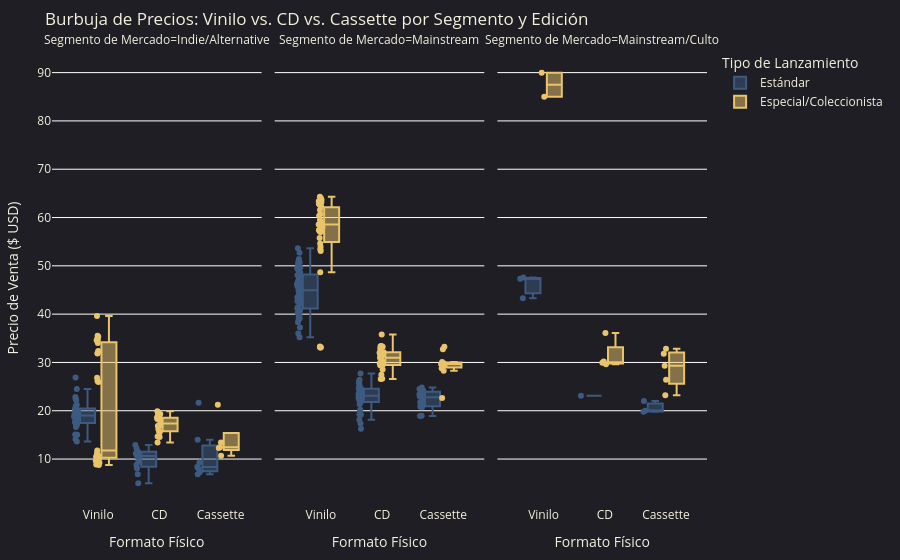

Notebook cell for this chart:
### Markdown cell above
### Box Plot Interactivo: Vinilo vs. CD vs. Cassette (Estándar vs. Especial)

### Code cell
fig_box = px.box(
    df_albumes,
    x="formato",
    y="precio_actual",
    color="tipo_edicion",
    facet_col="categoria",
    points="all",
    color_discrete_map={
        "Estándar": "#3D5A80",
        "Especial/Coleccionista": "#E9C46A"
    },
    title="Burbuja de Precios: Vinilo vs. CD vs. Cassette por Segmento y Edición",
    labels={
        "formato": "Formato Físico",
        "precio_actual": "Precio de Venta ($ USD)",
        "tipo_edicion": "Tipo de Lanzamiento",
        "categoria": "Segmento de Mercado"
    },
    hover_data=["artista", "album", "demanda_aesthetic"]
)

fig_box.update_layout(
    paper_bgcolor="#1E1E24",
    plot_bgcolor="#1E1E24",
    font=dict(color="#F4F1DE"),
    margin=dict(l=40, r=40, t=50, b=40)
)
fig_box.show()

### Figure 1 — Plotly figure (JSON) as saved in the notebook; plotly's stock layout.template omitted (floating-point values rounded to 4 significant figures; data arrays with more than 128 entries replaced by an {"elided": "..."} marker saying what was removed)
{"data": [{"alignmentgroup": "True", "boxpoints": "all", "customdata": {"elided": "51x3 mixed values"}, "hovertemplate": "Tipo de Lanzamiento=Estándar<br>Segmento de Mercado=Indie/Alternative<br>Formato Físico=%{x}<br>Precio de Venta ($ USD)=%{y}<br>artista=%{customdata[0]}<br>album=%{customdata[1]}<br>demanda_aesthetic=%{customdata[2]}<extra></extra>", "legendgroup": "Estándar", "marker": {"color": "#3D5A80"}, "name": "Estándar", "notched": false, "offsetgroup": "Estándar", "orientation": "v", "showlegend": true, "type": "box", "x": ["Vinilo", "CD", "Vinilo", "Cassette", "CD", "CD", "Vinilo", "Vinilo", "Cassette", "Cassette", "Cassette", "CD", "CD", "Vinilo", "CD", "Vinilo", "CD", "Vinilo", "Vinilo", "Cassette", "Vinilo", "Vinilo", "Vinilo", "CD", "Vinilo", "Vinilo", "Vinilo", "Vinilo", "Vinilo", "CD", "Vinilo", "Vinilo", "CD", "Vinilo", "Vinilo", "Cassette", "Vinilo", "Vinilo", "Vinilo", "Vinilo", "Cassette", "CD", "Vinilo", "Vinilo", "Vinilo", "Vinilo", "Vinilo", "CD", "Vinilo", "Vinilo", "Vinilo"], "x0": " ", "xaxis": "x", "y": [20.43, 10.68, 15.03, 14.01, 9.39, 11.15, 19.12, 14.09, 8.12, 6.83, 21.67, 11.61, 8.02, 22.87, 12.17, 17.1, 8.77, 26.87, 21.05, 7.27, 17.19, 19.71, 21.23, 11.37, 18.95, 24.51, 17.69, 13.61, 19.78, 12.89, 20.17, 20.24, 6.85, 20.54, 17.69, 9.28, 17.28, 18.74, 19.33, 16.63, 8.34, 10.54, 18.89, 18.59, 18.09, 18.13, 15.1, 5.0, 22.16, 22.49, 19.17], "y0": " ", "yaxis": "y"}, {"alignmentgroup": "True", "boxpoints": "all", "customdata": {"elided": "107x3 mixed values"}, "hovertemplate": "Tipo de Lanzamiento=Estándar<br>Segmento de Mercado=Mainstream<br>Formato Físico=%{x}<br>Precio de Venta ($ USD)=%{y}<br>artista=%{customdata[0]}<br>album=%{customdata[1]}<br>demanda_aesthetic=%{customdata[2]}<extra></extra>", "legendgroup": "Estándar", "marker": {"color": "#3D5A80"}, "name": "Estándar", "notched": false, "offsetgroup": "Estándar", "orientation": "v", "showlegend": false, "type": "box", "x": ["Vinilo", "Vinilo", "Vinilo", "Vinilo", "Vinilo", "Cassette", "Vinilo", "CD", "CD", "Cassette", "Vinilo", "CD", "CD", "Vinilo", "Cassette", "CD", "Vinilo", "Vinilo", "Vinilo", "Vinilo", "Vinilo", "Cassette", "Vinilo", "CD", "CD", "Vinilo", "Vinilo", "Vinilo", "CD", "Vinilo", "Vinilo", "CD", "CD", "Cassette", "Cassette", "Vinilo", "CD", "Vinilo", "Vinilo", "CD", "CD", "Vinilo", "CD", "Vinilo", "Vinilo", "Cassette", "Vinilo", "Vinilo", "Cassette", "Vinilo", "Vinilo", "CD", "Vinilo", "Cassette", "Vinilo", "CD", "Vinilo", "Vinilo", "CD", "Vinilo", "Vinilo", "CD", "Vinilo", "Vinilo", "CD", "CD", "Vinilo", "Vinilo", "CD", "Cassette", "Cassette", "Cassette", "CD", "Cassette", "Vinilo", "Vinilo", "Cassette", "CD", "CD", "Vinilo", "Cassette", "Cassette", "Vinilo", "CD", "Vinilo", "Vinilo", "Vinilo", "Vinilo", "CD", "Cassette", "Vinilo", "Cassette", "CD", "Vinilo", "Vinilo", "Vinilo", "CD", "CD", "CD", "CD", "Vinilo", "CD", "Vinilo", "CD", "Cassette", "CD", "Cassette"], "x0": " ", "xaxis": "x2", "y": [44.83, 43.32, 40.33, 41.48, 50.15, 22.93, 48.62, 22.54, 23.38, 20.81, 42.21, 26.41, 25.67, 39.78, 21.7, 17.36, 43.14, 52.7, 50.69, 40.85, 44.04, 22.93, 46.57, 21.8, 22.96, 49.21, 39.51, 43.43, 23.16, 47.99, 46.26, 24.44, 26.04, 21.63, 24.04, 51.4, 22.95, 43.12, 38.3, 18.15, 23.24, 45.91, 22.31, 46.16, 42.59, 22.7, 40.25, 50.81, 21.04, 40.11, 49.63, 24.68, 46.63, 24.51, 35.21, 24.31, 46.61, 41.24, 19.2, 44.96, 39.03, 22.71, 49.67, 49.49, 24.49, 24.53, 53.64, 46.72, 19.16, 20.81, 18.91, 22.02, 16.26, 24.0, 40.4, 43.52, 22.97, 23.5, 23.63, 45.34, 23.82, 24.83, 46.78, 25.32, 39.08, 48.05, 48.8, 35.98, 19.87, 18.97, 47.17, 24.16, 27.73, 37.25, 42.72, 43.18, 24.81, 23.01, 20.18, 22.99, 49.62, 21.32, 45.68, 22.16, 23.42, 24.81, 20.72], "y0": " ", "yaxis": "y2"}, {"alignmentgroup": "True", "boxpoints": "all", "customdata": [["Marilyn Manson #20", "Antichrist Superstar Vol. 1", 8.46], ["Marilyn Manson #119", "Antichrist Superstar Vol. 1", 9.16], ["Marilyn Manson #138", "Antichrist Superstar Vol. 2", 8.96], ["Marilyn Manson #232", "Antichrist Superstar Vol. 3", 8.16], ["Marilyn Manson #233", "Antichrist Superstar Vol. 3", 8.88], ["Marilyn Manson #279", "Antichrist Superstar Vol. 3", 8.26], ["Marilyn Manson #292", "Antichrist Superstar Vol. 1", 7.36]], "hovertemplate": "Tipo de Lanzamiento=Estándar<br>Segmento de Mercado=Mainstream/Culto<br>Formato Físico=%{x}<br>Precio de Venta ($ USD)=%{y}<br>artista=%{customdata[0]}<br>album=%{customdata[1]}<br>demanda_aesthetic=%{customdata[2]}<extra></extra>", "legendgroup": "Estándar", "marker": {"color": "#3D5A80"}, "name": "Estándar", "notched": false, "offsetgroup": "Estándar", "orientation": "v", "showlegend": false, "type": "box", "x": ["Cassette", "Cassette", "Vinilo", "CD", "Vinilo", "Vinilo", "Cassette"], "x0": " ", "xaxis": "x3", "y": [19.8, 22.01, 47.3, 23.11, 47.57, 43.3, 20.0], "y0": " ", "yaxis": "y3"}, {"alignmentgroup": "True", "boxpoints": "all", "customdata": {"elided": "53x3 mixed values"}, "hovertemplate": "Tipo de Lanzamiento=Especial/Coleccionista<br>Segmento de Mercado=Indie/Alternative<br>Formato Físico=%{x}<br>Precio de Venta ($ USD)=%{y}<br>artista=%{customdata[0]}<br>album=%{customdata[1]}<br>demanda_aesthetic=%{customdata[2]}<extra></extra>", "legendgroup": "Especial/Coleccionista", "marker": {"color": "#E9C46A"}, "name": "Especial/Coleccionista", "notched": false, "offsetgroup": "Especial/Coleccionista", "orientation": "v", "showlegend": true, "type": "box", "x": ["CD", "CD", "Vinilo", "Vinilo", "Cassette", "Vinilo", "CD", "Cassette", "Vinilo", "CD", "Vinilo", "Vinilo", "CD", "CD", "Vinilo", "Vinilo", "Vinilo", "Vinilo", "Vinilo", "Cassette", "CD", "Vinilo", "CD", "CD", "CD", "Vinilo", "Vinilo", "Vinilo", "CD", "Vinilo", "Vinilo", "CD", "Vinilo", "Vinilo", "Vinilo", "CD", "Vinilo", "CD", "Vinilo", "Cassette", "CD", "CD", "Vinilo", "Vinilo", "Vinilo", "CD", "CD", "Vinilo", "Vinilo", "Vinilo", "CD", "Vinilo", "Cassette"], "x0": " ", "xaxis": "x", "y": [19.87, 14.56, 9.87, 35.34, 12.27, 10.59, 15.56, 13.41, 9.65, 14.66, 35.5, 26.81, 18.59, 18.33, 26.14, 8.76, 31.93, 9.88, 10.46, 21.24, 16.97, 31.83, 16.9, 13.45, 17.36, 34.69, 11.14, 25.96, 18.27, 10.37, 8.86, 16.85, 34.02, 34.57, 10.68, 16.17, 10.6, 19.34, 39.62, 12.43, 19.54, 18.42, 9.67, 34.61, 32.37, 18.35, 19.33, 34.89, 9.25, 11.79, 15.59, 10.44, 10.7], "y0": " ", "yaxis": "y"}, {"alignmentgroup": "True", "boxpoints": "all", "customdata": {"elided": "71x3 mixed values"}, "hovertemplate": "Tipo de Lanzamiento=Especial/Coleccionista<br>Segmento de Mercado=Mainstream<br>Formato Físico=%{x}<br>Precio de Venta ($ USD)=%{y}<br>artista=%{customdata[0]}<br>album=%{customdata[1]}<br>demanda_aesthetic=%{customdata[2]}<extra></extra>", "legendgroup": "Especial/Coleccionista", "marker": {"color": "#E9C46A"}, "name": "Especial/Coleccionista", "notched": false, "offsetgroup": "Especial/Coleccionista", "orientation": "v", "showlegend": false, "type": "box", "x": ["Vinilo", "Vinilo", "CD", "CD", "CD", "Cassette", "Vinilo", "CD", "Vinilo", "Vinilo", "Vinilo", "Cassette", "CD", "CD", "Vinilo", "Vinilo", "Cassette", "Cassette", "Vinilo", "Vinilo", "CD", "CD", "CD", "Vinilo", "Cassette", "Vinilo", "Vinilo", "Vinilo", "Vinilo", "Vinilo", "Cassette", "CD", "Vinilo", "Vinilo", "Vinilo", "Vinilo", "CD", "Vinilo", "CD", "Vinilo", "Vinilo", "CD", "CD", "CD", "Vinilo", "CD", "Vinilo", "Vinilo", "Vinilo", "CD", "CD", "Vinilo", "CD", "Vinilo", "CD", "Cassette", "Cassette", "CD", "Cassette", "CD", "Cassette", "Vinilo", "Vinilo", "Vinilo", "CD", "Vinilo", "Cassette", "CD", "Vinilo", "Vinilo", "CD"], "x0": " ", "xaxis": "x2", "y": [58.72, 57.39, 29.41, 29.5, 26.56, 28.3, 54.64, 32.02, 57.45, 57.99, 33.29, 29.8, 31.49, 28.53, 53.05, 64.3, 33.27, 22.62, 61.54, 58.58, 33.41, 29.96, 29.45, 59.17, 32.75, 62.86, 48.65, 59.52, 64.02, 58.53, 29.31, 27.46, 53.96, 62.32, 62.55, 58.66, 32.09, 33.11, 30.12, 53.43, 33.07, 29.51, 30.98, 33.26, 63.67, 35.76, 63.36, 33.13, 60.69, 29.81, 26.61, 62.76, 31.75, 55.77, 32.09, 28.82, 29.67, 30.79, 29.55, 31.89, 30.07, 58.57, 57.27, 63.17, 32.82, 56.98, 29.66, 33.37, 57.05, 60.36, 31.47], "y0": " ", "yaxis": "y2"}, {"alignmentgroup": "True", "boxpoints": "all", "customdata": [["Marilyn Manson #35", "Antichrist Superstar Vol. 3", 9.03], ["Marilyn Manson #49", "Antichrist Superstar Vol. 2", 9.95], ["Marilyn Manson #69", "Antichrist Superstar Vol. 2", 8.2], ["Marilyn Manson #73", "Antichrist Superstar Vol. 2", 7.62], ["Marilyn Manson #92", "Antichrist Superstar Vol. 3", 9.92], ["Marilyn Manson #118", "Antichrist Superstar Vol. 1", 9.21], ["Marilyn Manson #136", "Antichrist Superstar Vol. 2", 9.74], ["Marilyn Manson #154", "Antichrist Superstar Vol. 3", 8.67], ["Marilyn Manson #191", "Antichrist Superstar Vol. 3", 8.17], ["Marilyn Manson #263", "Antichrist Superstar Vol. 2", 9.11], ["Marilyn Manson #278", "Antichrist Superstar Vol. 2", 7.99]], "hovertemplate": "Tipo de Lanzamiento=Especial/Coleccionista<br>Segmento de Mercado=Mainstream/Culto<br>Formato Físico=%{x}<br>Precio de Venta ($ USD)=%{y}<br>artista=%{customdata[0]}<br>album=%{customdata[1]}<br>demanda_aesthetic=%{customdata[2]}<extra></extra>", "legendgroup": "Especial/Coleccionista", "marker": {"color": "#E9C46A"}, "name": "Especial/Coleccionista", "notched": false, "offsetgroup": "Especial/Coleccionista", "orientation": "v", "showlegend": false, "type": "box", "x": ["Vinilo", "Vinilo", "CD", "Cassette", "Cassette", "Cassette", "CD", "Cassette", "Cassette", "CD", "CD"], "x0": " ", "xaxis": "x3", "y": [89.96, 85.02, 30.19, 23.23, 32.83, 26.4, 36.1, 31.79, 29.34, 29.93, 29.61], "y0": " ", "yaxis": "y3"}], "layout": {"annotations": [{"font": {}, "showarrow": false, "text": "Segmento de Mercado=Indie/Alternative", "x": 0.16, "xanchor": "center", "xref": "paper", "y": 1, "yanchor": "bottom", "yref": "paper"}, {"font": {}, "showarrow": false, "text": "Segmento de Mercado=Mainstream", "x": 0.5, "xanchor": "center", "xref": "paper", "y": 1, "yanchor": "bottom", "yref": "paper"}, {"font": {}, "showarrow": false, "text": "Segmento de Mercado=Mainstream/Culto", "x": 0.84, "xanchor": "center", "xref": "paper", "y": 1, "yanchor": "bottom", "yref": "paper"}], "boxmode": "group", "font": {"color": "#F4F1DE"}, "legend": {"title": {"text": "Tipo de Lanzamiento"}, "tracegroupgap": 0}, "margin": {"b": 40, "l": 40, "r": 40, "t": 50}, "paper_bgcolor": "#1E1E24", "plot_bgcolor": "#1E1E24", "title": {"text": "Burbuja de Precios: Vinilo vs. CD vs. Cassette por Segmento y Edición"}, "xaxis": {"anchor": "y", "domain": [0, 0.32], "title": {"text": "Formato Físico"}}, "xaxis2": {"anchor": "y2", "domain": [0.34, 0.66], "matches": "x", "title": {"text": "Formato Físico"}}, "xaxis3": {"anchor": "y3", "domain": [0.68, 1.0], "matches": "x", "title": {"text": "Formato Físico"}}, "yaxis": {"anchor": "x", "domain": [0, 1], "title": {"text": "Precio de Venta ($ USD)"}}, "yaxis2": {"anchor": "x2", "domain": [0, 1], "matches": "y", "showticklabels": false}, "yaxis3": {"anchor": "x3", "domain": [0, 1], "matches": "y", "showticklabels": false}}}
